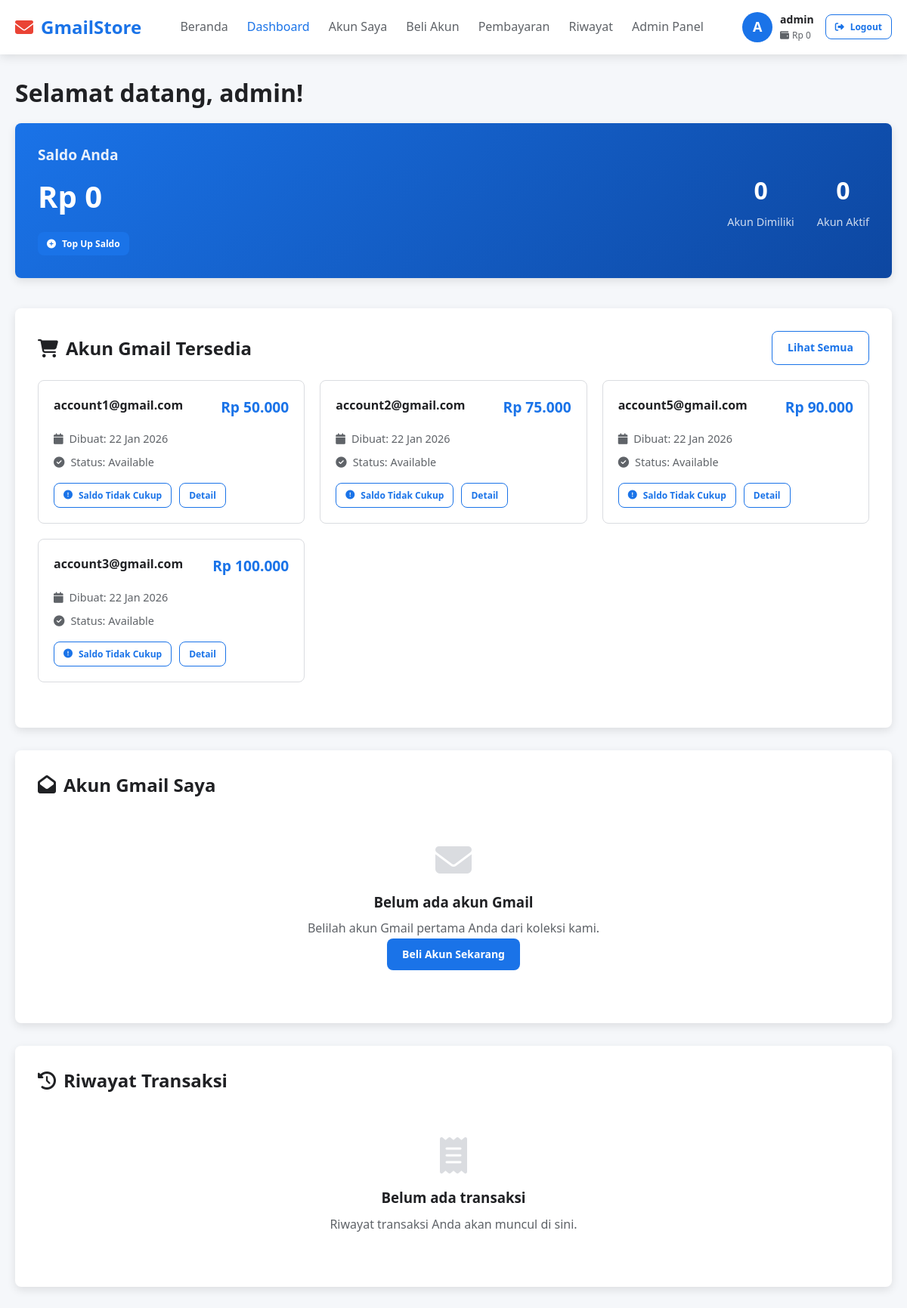
/dashboard.php (signed in), run on the app's committed database.
### tables this page shows
CREATE TABLE gmail_accounts (
    id INT AUTO_INCREMENT PRIMARY KEY,
    user_id INT,
    email VARCHAR(100) NOT NULL,
    password VARCHAR(255) NOT NULL,
    recovery_email VARCHAR(100),
    status ENUM('available', 'sold', 'pending') DEFAULT 'available',
    price DECIMAL(10,2) NOT NULL,
    created_at TIMESTAMP DEFAULT CURRENT_TIMESTAMP,
    sold_at TIMESTAMP NULL,
    buyer_id INT NULL,
    FOREIGN KEY (user_id) REFERENCES users(id),
    FOREIGN KEY (buyer_id) REFERENCES users(id)
);

### dashboard.php (the view, shortened to what this page needs)
<?php
require_once 'config.php';
$user_id = $_SESSION['user_id'];
$accounts_sql = "SELECT * FROM gmail_accounts WHERE buyer_id = $user_id ORDER BY sold_at DESC";
$accounts_result = mysqli_query($conn, $accounts_sql);
$transactions_sql = "SELECT * FROM transactions WHERE user_id = $user_id ORDER BY created_at DESC LIMIT 5";
$transactions_result = mysqli_query($conn, $transactions_sql);
$available_sql = "SELECT * FROM gmail_accounts WHERE status = 'available' ORDER BY price ASC LIMIT 6";
$available_result = mysqli_query($conn, $available_sql);
?>
<!DOCTYPE html>
<html lang="id">
<head>
    <link rel="stylesheet" href="assets/style.css">
    <link rel="stylesheet" href="https://cdnjs.cloudflare.com/ajax/libs/font-awesome/6.4.0/css/all.min.css">
</head>
<body>
    <header>
        <div class="container">
            <nav class="navbar">
                <div class="logo">
                    <i class="fas fa-envelope"></i>
                    <span>GmailStore</span>
                </div>
                <ul class="nav-links">
                    <li><a href="index.php">Beranda</a></li>
                    <li><a href="dashboard.php" class="active">Dashboard</a></li>
                    <li><a href="#my-accounts">Akun Saya</a></li>
                    <li><a href="#purchase">Beli Akun</a></li>
                    <li><a href="#payment">Pembayaran</a></li>
                    <li><a href="#history">Riwayat</a></li>
                    <?php if ($_SESSION['user_role'] === 'admin'): ?>
                        <li><a href="admin/index.php">Admin Panel</a></li>
                    <?php endif; ?>
                </ul>
                <div class="user-menu">
                    <div class="user-info">
                        <div class="user-avatar">
                            <?php echo strtoupper(substr($_SESSION['username'], 0, 1)); ?>
                        </div>
                        <div class="user-details">
                            <div class="user-name"><?php echo $_SESSION['username']; ?></div>
                            <div class="user-balance">
                                <i class="fas fa-wallet"></i> Rp <?php echo number_format($_SESSION['user_balance'], 0, ',', '.'); ?>
                            </div>
                        </div>
                    </div>
                    <a href="logout.php" class="btn btn-outline btn-small">
                        <i class="fas fa-sign-out-alt"></i> Logout
                    </a>
                </div>
            </nav>
        </div>
    </header>
    <div class="dashboard-container">
        <div class="container">
            <div class="welcome-section">
                <h1>Selamat datang, <?php echo $_SESSION['username']; ?>!</h1>
                <div class="balance-card">
                    <div class="balance-info">
                        <h3>Saldo Anda</h3>
                        <div class="balance-amount">Rp <?php echo number_format($_SESSION['user_balance'], 0, ',', '.'); ?></div>
                        <a href="#deposit" class="btn btn-primary btn-small">
                            <i class="fas fa-plus-circle"></i> Top Up Saldo
                        </a>
                    </div>
                    <div class="balance-stats">
                        <div class="stat-item">
                            <div class="stat-value"><?php echo mysqli_num_rows($accounts_result); ?></div>
                            <div class="stat-label">Akun Dimiliki</div>
                        </div>
                        <div class="stat-item">
                            <div class="stat-value">
                                <?php
                                $active_sql = "SELECT COUNT(*) as count FROM gmail_accounts
                                             WHERE buyer_id = $user_id AND status = 'sold'";
                                $active_result = mysqli_query($conn, $active_sql);
                                $active = mysqli_fetch_assoc($active_result);
                                echo $active['count'];
                                ?>
                            </div>
                            <div class="stat-label">Akun Aktif</div>
                        </div>
                    </div>
                </div>
            </div>
            <section id="purchase" class="dashboard-section">
                <div class="section-header">
                    <h2><i class="fas fa-shopping-cart"></i> Akun Gmail Tersedia</h2>
                    <a href="#all-accounts" class="btn btn-outline">Lihat Semua</a>
                </div>
                <div class="accounts-grid">
                    <?php while ($account = mysqli_fetch_assoc($available_result)): ?>
                    <div class="account-card">
                        <div class="account-header">
                            <div class="account-email"><?php echo $account['email']; ?></div>
                            <div class="account-price">Rp <?php echo number_format($account['price'], 0, ',', '.'); ?></div>
                        </div>
                        <div class="account-details">
                            <div class="detail-item">
                                <i class="fas fa-calendar"></i>
                                <span>Dibuat: <?php echo date('d M Y', strtotime($account['created_at'])); ?></span>
                            </div>
                            <div class="detail-item">
                                <i class="fas fa-check-circle"></i>
                                <span>Status: <?php echo ucfirst($account['status']); ?></span>
                            </div>
                        </div>
                        <div class="account-actions">
                            <?php if ($_SESSION['user_balance'] >= $account['price']): ?>
                            <button class="btn btn-primary btn-small buy-btn" data-id="<?php echo $account['id']; ?>" data-price="<?php echo $account['price']; ?>">
                                <i class="fas fa-cart-plus"></i> Beli Sekarang
                            </button>
                            <?php else: ?>
                            <button class="btn btn-outline btn-small" disabled>
                                <i class="fas fa-exclamation-circle"></i> Saldo Tidak Cukup
                            </button>
                            <?php endif; ?>
                            <a href="#detail" class="btn btn-outline btn-small">Detail</a>
                        </div>
                    </div>
                    <?php endwhile; ?>
                </div>
            </section>
            <section id="my-accounts" class="dashboard-section">
                <div class="section-header">
                    <h2><i class="fas fa-envelope-open"></i> Akun Gmail Saya</h2>
                </div>
                <?php if (mysqli_num_rows($accounts_result) > 0): ?>
                <div class="table-container">
                    <table class="data-table">
                        <thead>
                            <tr>
                                <th>Email</th>
                                <th>Tanggal Pembelian</th>
                                <th>Harga</th>
                                <th>Status</th>
                                <th>Aksi</th>
                            </tr>
                        </thead>
                        <tbody>
                            <?php while ($account = mysqli_fetch_assoc($accounts_result)): ?>
                            <tr>
                                <td><?php echo $account['email']; ?></td>
                                <td><?php echo date('d M Y H:i', strtotime($account['sold_at'])); ?></td>
                                <td>Rp <?php echo number_format($account['price'], 0, ',', '.'); ?></td>
                                <td>
                                    <span class="status-badge status-<?php echo $account['status']; ?>">
                                        <?php echo ucfirst($account['status']); ?>
                                    </span>
                                </td>
                                <td>
                                    <button class="btn btn-outline btn-small view-details" data-email="<?php echo $account['email']; ?>">
                                        <i class="fas fa-eye"></i> Lihat Detail
                                    </button>
                                </td>
                            </tr>
                            <?php endwhile; ?>
                        </tbody>
                    </table>
                </div>
                <?php else: ?>
                <div class="empty-state">
                    <i class="fas fa-envelope fa-3x"></i>
                    <h3>Belum ada akun Gmail</h3>
                    <p>Belilah akun Gmail pertama Anda dari koleksi kami.</p>
                    <a href="#purchase" class="btn btn-primary">Beli Akun Sekarang</a>
                </div>
                <?php endif; ?>
            </section>
            <section id="history" class="dashboard-section">
                <div class="section-header">
                    <h2><i class="fas fa-history"></i> Riwayat Transaksi</h2>
                </div>
                <?php if (mysqli_num_rows($transactions_result) > 0): ?>
                <div class="table-container">
                    <table class="data-table">
                        <thead>
                            <tr>
                                <th>Tanggal</th>
                                <th>Tipe</th>
                                <th>Jumlah</th>
                                <th>Status</th>
                                <th>Deskripsi</th>
                            </tr>
                        </thead>
                        <tbody>
                            <?php while ($transaction = mysqli_fetch_assoc($transactions_result)): ?>
                            <tr>
                                <td><?php echo date('d M Y H:i', strtotime($transaction['created_at'])); ?></td>
                                <td><?php echo ucfirst($transaction['type']); ?></td>
                                <td>Rp <?php echo number_format($transaction['amount'], 0, ',', '.'); ?></td>
                                <td>
                                    <span class="status-badge status-<?php echo $transaction['status']; ?>">
                                        <?php echo ucfirst($transaction['status']); ?>
                                    </span>
                                </td>
                                <td><?php echo $transaction['description']; ?></td>
                            </tr>
                            <?php endwhile; ?>
                        </tbody>
                    </table>
                </div>
                <?php else: ?>
                <div class="empty-state">
                    <i class="fas fa-receipt fa-3x"></i>
                    <h3>Belum ada transaksi</h3>
                    <p>Riwayat transaksi Anda akan muncul di sini.</p>
                </div>
                <?php endif; ?>
            </section>
        </div>
    </div>
</body>
</html>

### data on the page
gmail_accounts: email "account1@gmail.com", price "50.000", created_at "22 Jan 2026", status "Available", shows "Saldo Tidak Cukup"
gmail_accounts: email "account2@gmail.com", price "75.000", created_at "22 Jan 2026", status "Available", shows "Saldo Tidak Cukup"
gmail_accounts: email "account5@gmail.com", price "90.000", created_at "22 Jan 2026", status "Available", shows "Saldo Tidak Cukup"
gmail_accounts: email "account3@gmail.com", price "100.000", created_at "22 Jan 2026", status "Available", shows "Saldo Tidak Cukup"

### other printed values
substr($_SESSION['username'], 0, 1) "A"
$_SESSION['username'] "admin"
$_SESSION['user_balance'] "0"
mysqli_num_rows($accounts_result) "0"
$active['count'] "0"
